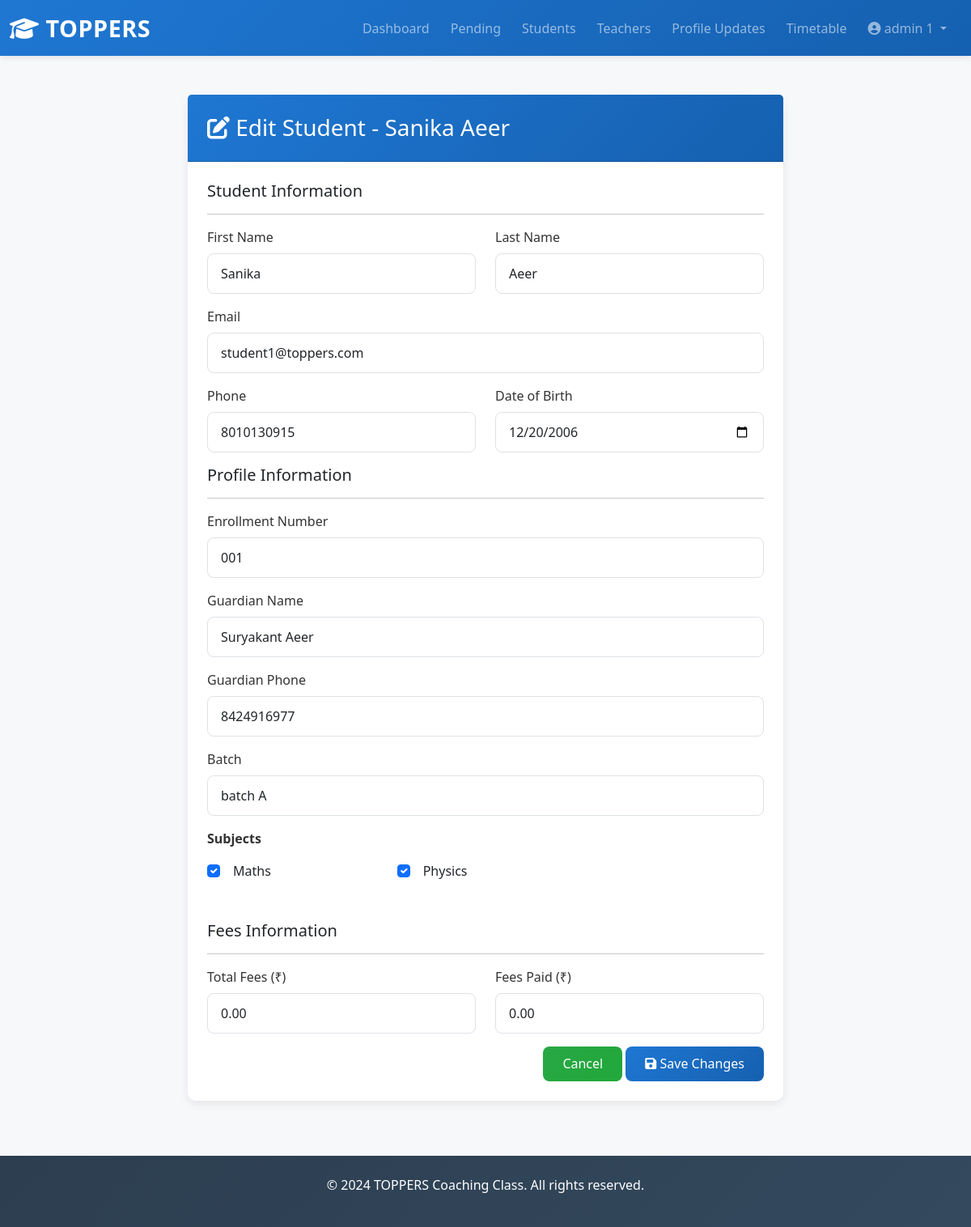
Page /admin-panel/edit-student/4/ (signed in) on the committed database.
### toppers_project/core/models.py (models this page shows, shortened)
class CustomUser(AbstractUser):
    role = models.CharField(max_length=20, choices=ROLE_CHOICES)
    phone = models.CharField(max_length=20, blank=True)
    date_of_birth = models.DateField(null=True, blank=True)
    profile_image = models.ImageField(upload_to='profile_images/', null=True, blank=True)
    address = models.TextField(blank=True)
    status = models.CharField(max_length=20, choices=STATUS_CHOICES, default='pending')
    created_at = models.DateTimeField(auto_now_add=True)
    updated_at = models.DateTimeField(auto_now=True)
    class Meta:
        ordering = ['-created_at']

class StudentProfile(models.Model):
    user = models.OneToOneField(CustomUser, on_delete=models.CASCADE, related_name='student_profile')
    enrollment_number = models.CharField(max_length=50, unique=True)
    guardian_name = models.CharField(max_length=100)
    guardian_phone = models.CharField(max_length=20)
    batch = models.ForeignKey('Batch', on_delete=models.CASCADE, related_name='student_profiles', null=True, blank=True)
    subjects = models.ManyToManyField('Subject', blank=True, related_name='student_profiles')
    total_fees = models.DecimalField(max_digits=10, decimal_places=2, default=0)
    fees_paid = models.DecimalField(max_digits=10, decimal_places=2, default=0)
    profile_update_status = models.CharField(max_length=20, choices=STATUS_CHOICES, default='approved')
    created_at = models.DateTimeField(auto_now_add=True)
    updated_at = models.DateTimeField(auto_now=True)
    class Meta:
        ordering = ['enrollment_number']

class Subject(models.Model):
    name = models.CharField(max_length=100, unique=True)
    def __str__(self):
        return self.name

### toppers_project/admin_dashboard/views.py (the view)
    def wrapper(request, *args, **kwargs):
        if not request.user.is_authenticated or request.user.role != 'admin':
            return redirect('login')
        return view_func(request, *args, **kwargs)

### toppers_project/core/forms.py
class StudentProfileForm(forms.ModelForm):
    batch = forms.ModelChoiceField(queryset=Batch.objects.all(), widget=forms.Select(attrs={'class': 'form-control'}), required=True)
    subjects = forms.ModelMultipleChoiceField(queryset=Subject.objects.all(), widget=forms.CheckboxSelectMultiple(attrs={'class': 'form-check-input'}),required=True)
    class Meta:
        model = StudentProfile
        fields = ['guardian_name', 'guardian_phone', 'batch', 'subjects']

### toppers_project/admin_dashboard/views.py (called while the page is built)
def admin_required(view_func):
    def wrapper(request, *args, **kwargs):
        if not request.user.is_authenticated or request.user.role != 'admin':
            return redirect('login')
        return view_func(request, *args, **kwargs)
    return wrapper

### toppers_project/core/models.py (called while the page is built)
    def __str__(self):
        return self.name

### templates/admin_dashboard/edit_student.html (shortened to what this page needs)
{% extends 'base.html' %}
{% block content %}
<div class="container mt-5 mb-5">
    <div class="row justify-content-center">
        <div class="col-md-8">
            <div class="card">
                <div class="card-header">
                    <h3 class="m-0"><i class="fas fa-edit"></i> Edit Student - {{ student_user.get_full_name }}</h3>
                </div>
                <div class="card-body p-4">
                    <form method="post">
                        <h5 class="mb-3">Student Information</h5>
                        <hr>
                        <div class="row">
                            <div class="col-md-6">
                                <div class="mb-3">
                                    <label class="form-label">First Name</label>
                                    <input type="text" name="first_name" class="form-control" value="{{ student_user.first_name }}" required>
                                </div>
                            </div>
                            <div class="col-md-6">
                                <div class="mb-3">
                                    <label class="form-label">Last Name</label>
                                    <input type="text" name="last_name" class="form-control" value="{{ student_user.last_name }}" required>
                                </div>
                            </div>
                        </div>
                        <div class="mb-3">
                            <label class="form-label">Email</label>
                            <input type="email" name="email" class="form-control" value="{{ student_user.email }}" required>
                        </div>
                        <div class="row">
                            <div class="col-md-6">
                                <div class="mb-3">
                                    <label class="form-label">Phone</label>
                                    <input type="text" name="phone" class="form-control" value="{{ student_user.phone }}">
                                </div>
                            </div>
                            <div class="col-md-6">
                                <div class="mb-3">
                                    <label class="form-label">Date of Birth</label>
                                    <input type="date" name="date_of_birth" class="form-control" value="{% if student_user.date_of_birth %}{{ student_user.date_of_birth|date:'Y-m-d' }}{% endif %}">
                                </div>
                            </div>
                        </div>
                        <h5 class="mb-3">Profile Information</h5>
                        <hr>
                        <div class="mb-3">
                            <label class="form-label">Enrollment Number</label>
                            <input type="text" name="enrollment_number" class="form-control" value="{{ student_profile.enrollment_number }}" required>
                        </div>
                        <div class="mb-3">
                            <label class="form-label">Guardian Name</label>
                            <input type="text" name="guardian_name" class="form-control" value="{{ student_profile.guardian_name }}" required>
                        </div>
                        <div class="mb-3">
                            <label class="form-label">Guardian Phone</label>
                            <input type="text" name="guardian_phone" class="form-control" value="{{ student_profile.guardian_phone }}" required>
                        </div>
                        <div class="mb-3">
                            <label class="form-label">Batch</label>
                            {{ form.batch }}
                        </div>
                       <div class="mb-5">
                           <label class="form-label fw-bold d-block mb-3">Subjects</label>
                             <div class="row row-cols-1 row-cols-sm-2 row-cols-md-3 g-3">
                                {% for checkbox in form.subjects %}
                                    <div class="col">
                                        <div class="form-check">
                                             {{ checkbox.tag }}
                                            <label class="form-check-label ms-2">
                                              {{ checkbox.choice_label }}
                                            </label>
                                        </div>
                                    </div>
                                {% endfor %}
                            </div>
                       </div>
                        <h5 class="mb-3">Fees Information</h5>
                        <hr>
                        <div class="row">
                            <div class="col-md-6">
                                <div class="mb-3">
                                    <label class="form-label">Total Fees (₹)</label>
                                    <input type="number" name="total_fees" step="0.01" class="form-control" value="{{ student_profile.total_fees }}" required>
                                </div>
                            </div>
                            <div class="col-md-6">
                                <div class="mb-3">
                                    <label class="form-label">Fees Paid (₹)</label>
                                    <input type="number" name="fees_paid" step="0.01" class="form-control" value="{{ student_profile.fees_paid }}" required>
                                </div>
                            </div>
                        </div>
                        <div class="text-end">
                            <a href="{% url 'all_students' %}" class="btn btn-secondary">Cancel</a>
                            <button type="submit" class="btn btn-primary">
                                <i class="fas fa-save"></i> Save Changes
                            </button>
                        </div>
                    </form>
                </div>
            </div>
        </div>
    </div>
</div>
{% endblock %}

### templates/base.html (shortened to what this page needs)
{% load static %}
<!DOCTYPE html>
<html lang="en">
<head>
    <link href="https://cdn.jsdelivr.net/npm/bootstrap@5.3.0/dist/css/bootstrap.min.css" rel="stylesheet">
    <link rel="stylesheet" href="https://cdnjs.cloudflare.com/ajax/libs/font-awesome/6.4.0/css/all.min.css">
    <link rel="stylesheet" href="{% static 'css/style.css' %}">
</head>
<body>
    {% if user.is_authenticated %}
    <nav class="navbar navbar-expand-lg navbar-dark bg-primary sticky-top">
        <div class="container-fluid">
            <a class="navbar-brand fw-bold" href="{% url 'home' %}">
                <i class="fas fa-graduation-cap"></i> TOPPERS
            </a>
            <div class="collapse navbar-collapse" id="navbarNav">
                <ul class="navbar-nav ms-auto">
                    {% if user.role == 'admin' %}
                        <li class="nav-item"><a class="nav-link" href="{% url 'admin_dashboard' %}">Dashboard</a></li>
                        <li class="nav-item"><a class="nav-link" href="{% url 'pending_registrations' %}">Pending</a></li>
                        <li class="nav-item"><a class="nav-link" href="{% url 'all_students' %}">Students</a></li>
                        <li class="nav-item"><a class="nav-link" href="{% url 'all_teachers' %}">Teachers</a></li>
                        <li class="nav-item"><a class="nav-link" href="{% url 'approve_profile_updates' %}">Profile Updates</a></li>
                        <li class="nav-item"><a class="nav-link" href="{% url 'manage_timetable' %}">Timetable</a></li>
                    {% elif user.role == 'teacher' %}
                        <li class="nav-item"><a class="nav-link" href="{% url 'teacher_dashboard' %}">Dashboard</a></li>
                        <li class="nav-item"><a class="nav-link" href="{% url 'teacher_lectures' %}">Lectures</a></li>
                        <li class="nav-item"><a class="nav-link" href="{% url 'teacher_salary' %}">Salary</a></li>
                    {% endif %}
                    <li class="nav-item dropdown">
                        <a class="nav-link dropdown-toggle" href="#" id="userDropdown" role="button" data-bs-toggle="dropdown">
                            <i class="fas fa-user-circle"></i> {{ user.get_full_name }}
                        </a>
                    </li>
                </ul>
            </div>
        </div>
    </nav>
    {% endif %}
    <div class="container-fluid">
        {% block content %}{% endblock %}
    </div>
    <footer class="bg-dark text-white text-center py-4 mt-5">
        <p>&copy; 2024 TOPPERS Coaching Class. All rights reserved.</p>
    </footer>
</body>
</html>

### toppers_project/static/css/style.css (style rules this page uses)
:root { --primary-color: #1f77d2; --secondary-color: #28a745; --danger-color: #dc3545; --warning-color: #ffc107; --light-bg: #f7f8fa; --border-color: #dee2e6; }
* { margin: 0; padding: 0; box-sizing: border-box; }
body { background-color: var(--light-bg); font-family: 'Segoe UI', Tahoma, Geneva, Verdana, sans-serif; color: #333; }
.navbar { background: linear-gradient(135deg, var(--primary-color) 0%, #1560b0 100%) !important; box-shadow: 0 2px 8px rgba(0, 0, 0, 0.1); }
.navbar-brand { font-size: 1.8rem; letter-spacing: 0.5px; }
.nav-link { transition: all 0.3s ease; margin-right: 10px; }
.card { border: none; border-radius: 10px; box-shadow: 0 4px 12px rgba(0, 0, 0, 0.08); transition: all 0.3s ease; margin-bottom: 20px; cursor: pointer; }
.card-header { background: linear-gradient(135deg, var(--primary-color) 0%, #1560b0 100%); color: white; border-radius: 10px 10px 0 0; padding: 1.5rem; font-weight: 600; }
.form-control, .form-select { border-radius: 8px; border: 1px solid var(--border-color); padding: 0.75rem 1rem; transition: all 0.3s ease; }
.form-label { font-weight: 500; margin-bottom: 0.5rem; color: #333; }
.btn { border-radius: 8px; padding: 0.6rem 1.5rem; font-weight: 500; transition: all 0.3s ease; border: none; }
.btn-primary { background: linear-gradient(135deg, var(--primary-color) 0%, #1560b0 100%); color: white; }
.btn-secondary { background: linear-gradient(135deg, var(--secondary-color) 0%, #21a83a 100%); color: white; }
footer { background: linear-gradient(135deg, #2c3e50 0%, #34495e 100%); margin-top: 3rem; }

### rows in the picture
CustomUser: get_full_name "admin 1"
CustomUser: get_full_name "Sanika Aeer", first_name "Sanika", last_name "Aeer", email "student1@toppers.com", phone "8010130915", date_of_birth "12/20/2006"
StudentProfile: enrollment_number "001", guardian_name "Suryakant Aeer", guardian_phone "8424916977", batch "batch A", total_fees "0.00", fees_paid "0.00"
Subject: choice_label "Maths"
Subject: choice_label "Physics"
